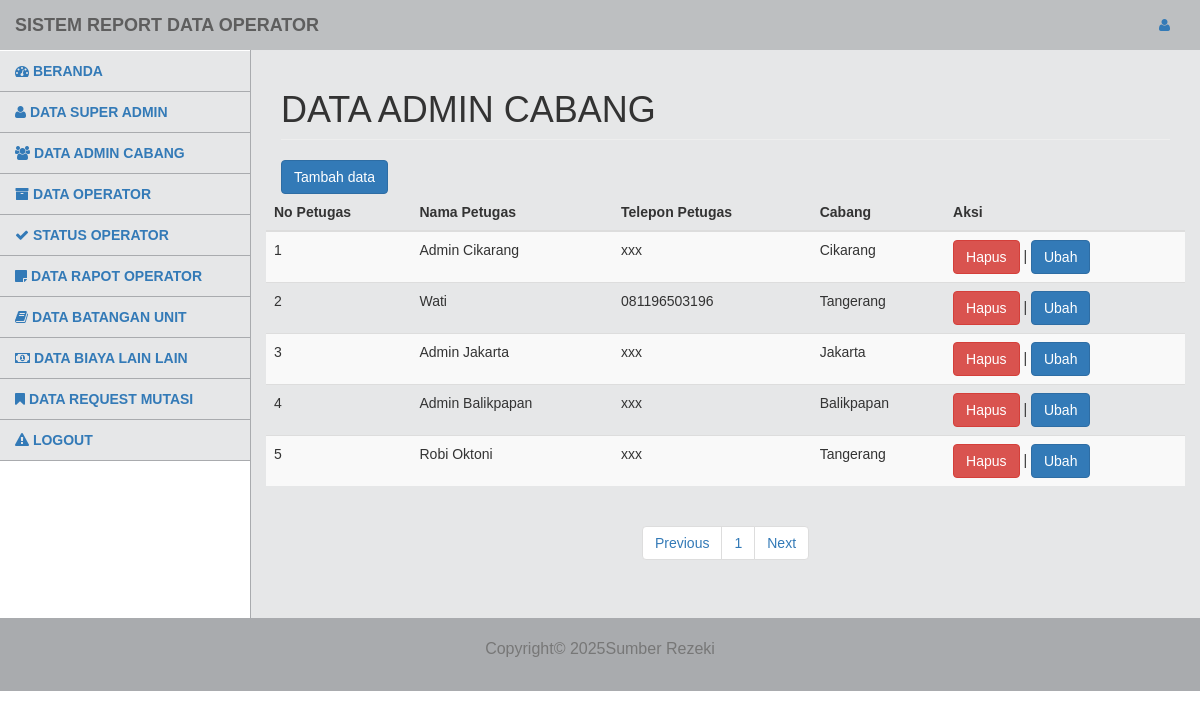
Screenshot of /admin/modul/petugas/title.php with the database file from the repository.
### tables this page shows
CREATE TABLE `tb_petugas` (
  `id_petugas` int(11) NOT NULL,
  `username` varchar(255) NOT NULL,
  `password` varchar(255) NOT NULL,
  `nama` varchar(255) NOT NULL,
  `telepon` varchar(255) NOT NULL,
  `cabang` varchar(255) NOT NULL
);

### admin/modul/petugas/paging.php (the view, shortened to what this page needs)
<?php
include '../koneksi.php';
$username = $_SESSION['userinv'];
$query = "SELECT * FROM tb_admin WHERE username = '$username'";
$result = mysqli_query($koneksi, $query);
$admin = mysqli_fetch_assoc($result);
$cabang_admin = isset($admin['cabang']) ? $admin['cabang'] : '';
$jabatan_admin = isset($admin['jabatan']) ? $admin['jabatan'] : '';
$batas = 5;
$halaman = isset($_GET['halaman']) ? (int)$_GET['halaman'] : 1;
$halaman_awal = ($halaman > 1) ? ($halaman * $batas) - $batas : 0;
if ($jabatan_admin == "Korcap") {
    $data = mysqli_query($koneksi, "SELECT * FROM tb_petugas WHERE cabang = '$cabang_admin'");
} else {
    $data = mysqli_query($koneksi, "SELECT * FROM tb_petugas");
}
$jumlah_data = mysqli_num_rows($data);
$total_halaman = ceil($jumlah_data / $batas);
if ($jabatan_admin == "Korcap") {
    $data_petugas = mysqli_query($koneksi, "SELECT * FROM tb_petugas WHERE cabang = '$cabang_admin' LIMIT $halaman_awal, $batas");
} else {
    $data_petugas = mysqli_query($koneksi, "SELECT * FROM tb_petugas LIMIT $halaman_awal, $batas");
}
$nomor = $halaman_awal + 1;
?>
<?php while ($row = mysqli_fetch_array($data_petugas)) { ?>
<tr>
    <td><?php echo $nomor++; ?></td>
    <td><?php echo $row['nama']; ?></td>
    <td><?php echo $row['telepon']; ?></td>
    <td><?php echo $row['cabang']; ?></td>
    <td>
        <a href="index.php?m=petugas&s=hapus&id_petugas=<?php echo $row['id_petugas']; ?>" onclick="return confirm('Yakin Akan dihapus?')">
            <button class="btn btn-danger">Hapus</button>
        </a> |
        <a href="index.php?m=petugas&s=ubah&id_petugas=<?php echo $row['id_petugas']; ?>" onclick="return confirm('Yakin Akan diubah?')">
            <button class="btn btn-primary">Ubah</button>
        </a>
    </td>
</tr>
<?php } ?>

### admin/modul/petugas/title.php (shortened to what this page needs)
<!DOCTYPE html>
<html>
  <head>
    <link href="../vendor/css/bootstrap/bootstrap.min.css" rel="stylesheet">
     <link href="../vendor/css/bootstrap/bootstrap.css" rel="stylesheet">
    <link href="../vendor/font-awesome/css/font-awesome.min.css" rel="stylesheet" type="text/css">
    <link href="../css/tampilanadmin.css" rel="stylesheet">
  </head>
  <body>
    <div id="wrapper">
      <nav class="navbar navbar-default navbar-static-top" role="navigation" style="margin-bottom: 0">
          <div class="navbar-header">
            <a class="navbar-brand">Sistem Report Data Operator</a>
          </div>
          <?php
          $id = $_SESSION['idinv'];
           include '../koneksi.php';
           $sql = "SELECT * FROM tb_admin WHERE id_admin = '$id'";
           $query = mysqli_query($koneksi, $sql);
            $r = mysqli_fetch_array($query);
           ?>
            <ul class="nav navbar-top-links navbar-right">
          <li class="dropdown">
              <a class="dropdown-toggle" data-toggle="dropdown" href="#">
              <i class="fa fa-user"></i> <?php echo $r['nama']; ?>
              </a>
            </li>
          </ul>
        <div class="navbar-default sidebar" role="navigation">
          <div class="sidebar-nav navbar-collapse">
            <ul class="nav" id="side-menu">
            <li>
                <a href="?m=awal.php">
                  <i class="fa fa-dashboard"></i> Beranda
                </a>
              </li>
              <li>
                <a href="?m=admin&s=awal">
                  <i class="fa fa-user"></i> Data Super Admin
                </a>
              </li>
               <li>
                <a href="?m=petugas&s=awal">
                  <i class="fa fa-users"></i> Data Admin Cabang
                </a>
              <li>
                <a href="?m=operator&s=awal">
                  <i class="fa fa-archive"></i> Data Operator
                </a>
              </li>
              <li>
                <a href="?m=statusOperator&s=awal">
                  <i class="fa fa-check"></i> Status Operator
                </a>
              </li>
              <li>
                <a href="?m=rapot_opr&s=awal">
                  <i class="fa fa-sticky-note"></i> Data Rapot Operator
                </a>
              </li>
              <li>
                <a href="?m=batanganUnit&s=awal">
                  <i class="fa fa-book"></i> Data Batangan Unit
                </a>
              </li>
              <li>
                <a href="?m=biayaLain&s=awal">
                  <i class="fa fa-money"></i> Data Biaya Lain Lain
                </a>
              </li>
              <li>
                <a href="?m=requestMutasi&s=awal">
                  <i class="fa fa-bookmark"></i> Data Request Mutasi
                </a>
              </li>
              <li>
                <a href="logout.php" onclick="return confirm('yakin ingin logout?')">
                  <i class="fa fa-warning"></i> Logout
                </a>
              </li>
            </ul>
          </div>
        </div>
      </nav>
      <div id="page-wrapper">
        <div class="row">
          <div class="col-lg-12">
            <h1 class="page-header">Data Admin Cabang</h1>
          </div>
        </div>
<button type="button" class="btn btn-primary" data-toggle="modal" data-target="#exampleModalCenter">
  Tambah data
</button>
         <div class="row">
                                <div class="table-responsive table--no-card m-b-30">
                                    <table class="table table-borderless table-striped table-earning">
                                        <thead>
                                            <tr>
                                 <th>No Petugas</th>
                                 <th>Nama Petugas</th>
                                 <th>Telepon Petugas</th>
                                 <th>Cabang</th>
                                 <th>Aksi</th>
                                            </tr>
                                        </thead>
                                        <tbody>
                                           <?php
                                            include 'paging.php';
                                            ?>
                                        </tbody>
                                    </table>
                                                                 <center><ul class="pagination justify-content-center">
                <li class="page-item">
                    <a class="page-link" <?php if($halaman > 1){ echo "href='?m=petugas&s=awal&halaman=$previous'"; } ?>>Previous</a>
                </li>
                <?php
                for($x=1;$x<=$total_halaman;$x++){
                    ?>
                    <li class="page-item"><a class="page-link" href="?m=petugas&s=awal&halaman=<?php echo $x ?>"><?php echo $x; ?></a></li>
                    <?php
                }
                ?>
                <li class="page-item">
                    <a  class="page-link" <?php if($halaman < $total_halaman) { echo "href='?m=petugas&s=awal&halaman=$next'"; } ?>>Next</a>
                </li>
            </ul>
              </center>
                                </div>
                            </div>
      </div>
    </div>
    <footer class="text-center">
      <div class="footer-below">
        <div class="container">
          <div class="row">
            <div class="col-lg-12">
            <p class="text-muted" style="font-size: 16px;">Copyright&copy; <script>document.write(new Date().getFullYear());</script>Sumber Rezeki</p>
            </div>
          </div>
        </div>
      </div>
    </footer>
  </body>
</html>

### css/tampilanadmin.css (style rules this page uses)
body { font-family: Arial, sans-serif; }
p { font-size: 15px; }
h1 { text-transform: uppercase; font-weight: 500; }
#wrapper { width: 100%; }
#page-wrapper { padding: 0 15px; min-height: 568px; background-color: #E6E7E8; }
@media (min-width: 768px) { #page-wrapper { position: inherit; margin: 0 0 0 250px; padding: 0 30px; border-left: 1px solid #A9ABAE; } }
.navbar { background-color: #BDBFC1; font-weight: 700; font-family: arial; text-transform: uppercase; border: none; }
.navbar-top-links { margin-right: 0; }
.navbar-top-links li { display: inline-block; }
.navbar-top-links li:last-child { margin-right: 15px; }
.navbar-top-links li a { padding: 15px; min-height: 50px; }
.sidebar { background-color: #E6E7E8; }
.sidebar .sidebar-nav.navbar-collapse { padding-left: 0; padding-right: 0; }
.sidebar ul li { border-bottom: 1px solid #A9ABAE; }
@media (min-width: 768px) { .sidebar { z-index: 1; position: absolute; width: 250px; margin-top: 51px; } }
@media (min-width: 768px) { .navbar-top-links { margin-left: auto; } }
footer { color: black; font-size: 15px; }
footer .footer-below { padding: 20px 0; background-color: #A9ABAE; }

### rows the page displays
tb_petugas: nama "Admin Cikarang", telepon "xxx", cabang "Cikarang"
tb_petugas: nama "Wati", telepon "081196503196", cabang "Tangerang"
tb_petugas: nama "Admin Jakarta", telepon "xxx", cabang "Jakarta"
tb_petugas: nama "Admin Balikpapan", telepon "xxx", cabang "Balikpapan"
tb_petugas: nama "Robi Oktoni", telepon "xxx", cabang "Tangerang"
